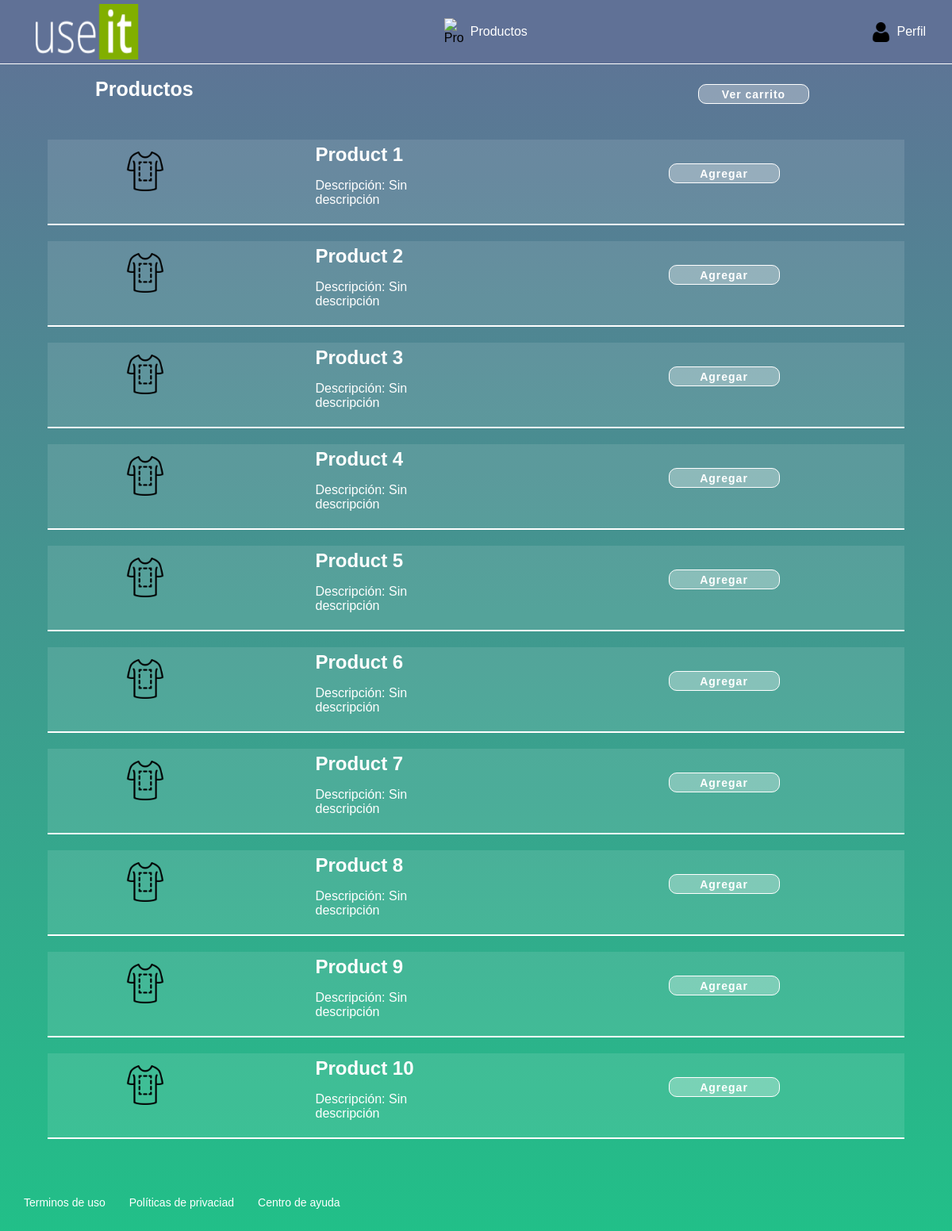
The app's page / (signed in), older data.
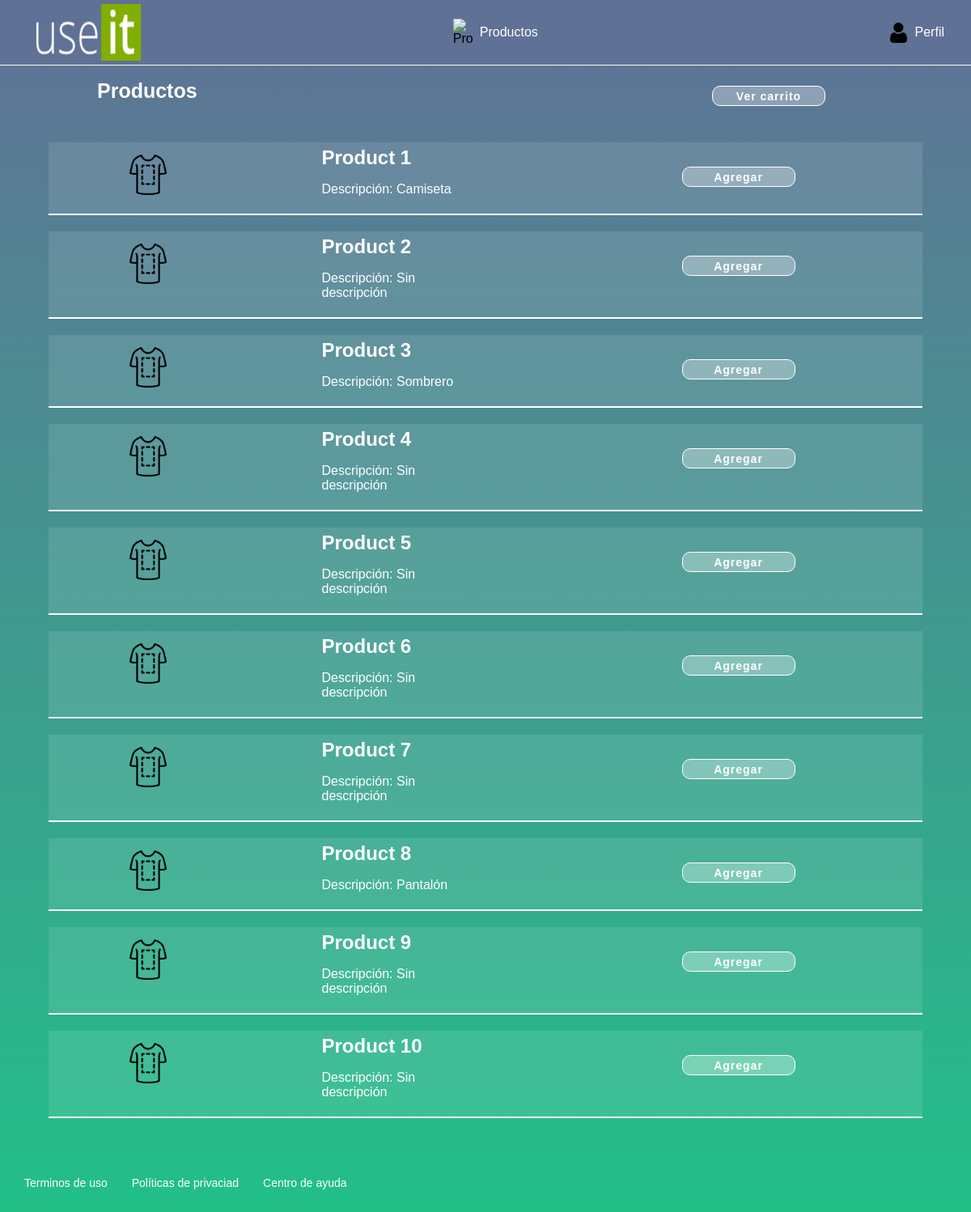
The same page, newer data.
### products/models/product.py (models this page shows, shortened)
class Product(models.Model):
    id = models.AutoField(primary_key=True)
    name = models.CharField(max_length=250)
    description = models.CharField(max_length=500, null=True)

### products/views/home.py (the view)
# urls.py: 2. Add a URL to urlpatterns:  path('', views.home, name='home')
@require_http_methods(["GET"])
def home(request):
    if request.user.is_authenticated:
        products = Product.objects.all().order_by('id')
        context = {
            "products": products
        }
        return render(request, 'home.html', context=context)
    return redirect('/login')

### templates/home.html (shortened to what this page needs)
{% extends 'base.html' %}
{% block header_title %} Productos {% endblock%}
{% block cart %}
<div>
    <button class='button button_a' id="open_order">Ver carrito</button>
</div>
{% endblock %}
{% block content %}
{% for product in products %}
<div class='reports__item' data-id_product="{{ product.id }}" data-name="{{ product.name }}">
    <img class='reports__item--img' src='/static/img/article.png' alt='report'>
    <div class='reports_item--description'>
        <h2> {{ product.name }}</h2>
        <p> Descripción: {% if product.description is None %} Sin descripción {% else %} {{ product.description }}
            {% endif %}</p>
    </div>
    <button class='button button_a button_add'>Agregar</button>
</div>
{% endfor %}
{% endblock %}

Row changes from the older to the newer data that the page shows:
changed Product "Product 1": description (not shown) → "Camiseta"; no longer shows "Sin descripción"
changed Product "Product 3": description (not shown) → "Sombrero"; no longer shows "Sin descripción"
changed Product "Product 8": description (not shown) → "Pantalón"; no longer shows "Sin descripción"
